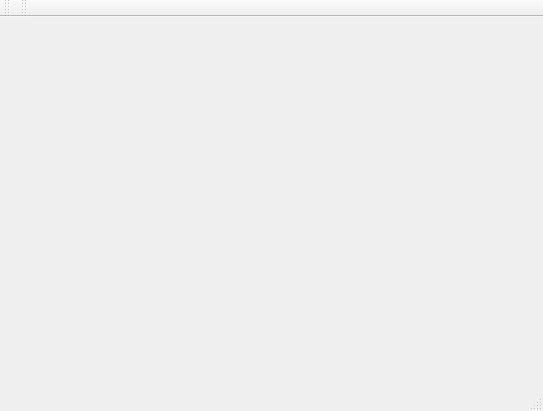
<?xml version="1.0" encoding="UTF-8"?>
<ui version="4.0">
 <class>MainWindow</class>
 <widget class="QMainWindow" name="MainWindow">
  <property name="geometry">
   <rect>
    <x>0</x>
    <y>0</y>
    <width>543</width>
    <height>411</height>
   </rect>
  </property>
  <property name="windowTitle">
   <string>MainWindow</string>
  </property>
  <widget class="QWidget" name="centralWidget">
   <layout class="QHBoxLayout" name="horizontalLayout">
    <item>
     <widget class="QWidget" name="mCocos2dWidget" native="true"/>
    </item>
   </layout>
  </widget>
  <widget class="QMenuBar" name="menuBar">
   <property name="geometry">
    <rect>
     <x>0</x>
     <y>0</y>
     <width>543</width>
     <height>22</height>
    </rect>
   </property>
  </widget>
  <widget class="QToolBar" name="mainToolBar">
   <attribute name="toolBarArea">
    <enum>TopToolBarArea</enum>
   </attribute>
   <attribute name="toolBarBreak">
    <bool>false</bool>
   </attribute>
  </widget>
  <widget class="QStatusBar" name="statusBar"/>
  <widget class="QToolBar" name="toolBar">
   <property name="windowTitle">
    <string>toolBar</string>
   </property>
   <attribute name="toolBarArea">
    <enum>TopToolBarArea</enum>
   </attribute>
   <attribute name="toolBarBreak">
    <bool>false</bool>
   </attribute>
  </widget>
 </widget>
 <layoutdefault spacing="6" margin="11"/>
 <resources/>
 <connections/>
</ui>
